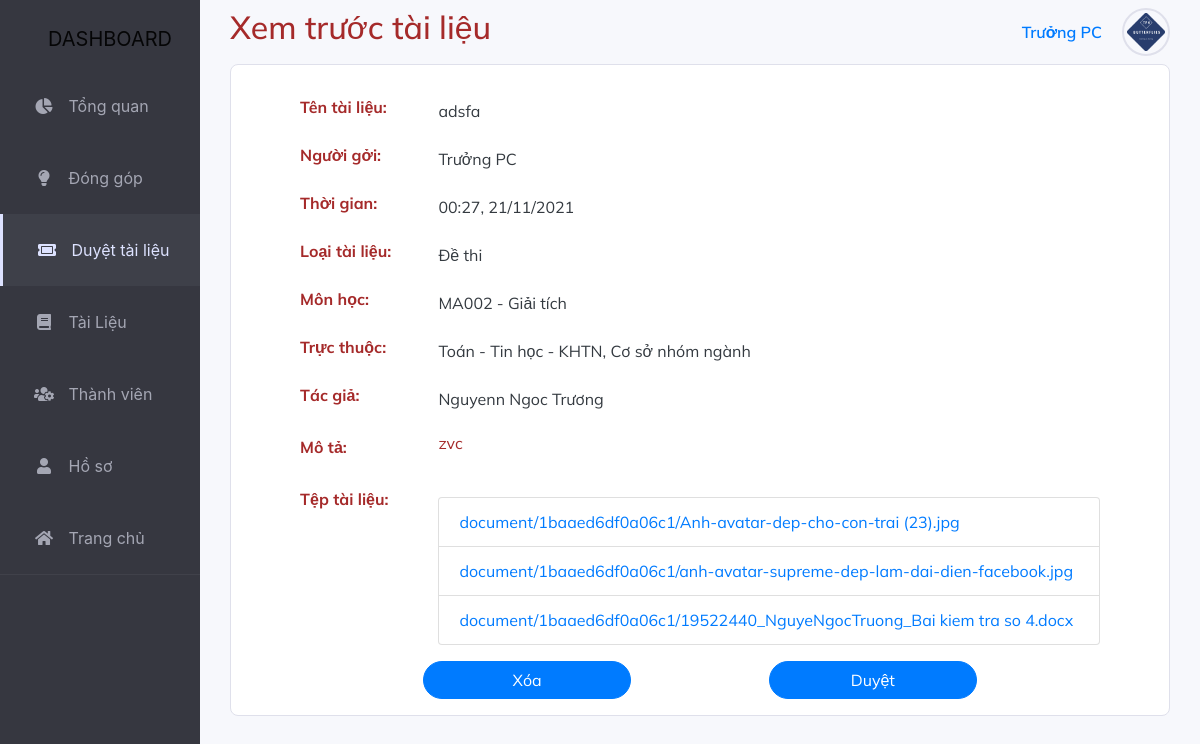
The page /dashboard/DuyetTL/Preview/1baaed6df0a06c1 (signed in) on the database its author committed.
### myproject/models.py (models this page shows)
class TaiLieu(models.Model):
    MaTL = models.CharField(max_length=20, primary_key=True)
    TenTL = models.CharField(
        max_length=150, help_text="Slide bài giảng lập trình ứng dụng web.")
    MaMH = models.ForeignKey(MonHoc, on_delete=models.PROTECT)
    date = models.DateTimeField(blank=True, null=True)
    user = models.ForeignKey(User, on_delete=models.PROTECT)
    TacGia = models.CharField(max_length=30, help_text="Nguyễn Văn A")
    LoaiTL_Choices = (
        ('Slide', 'Slide'),
        ('DeThi', 'Đề thi'),
        ('BaiTap', 'Bài tập'),
        ('TaiLieuTK', 'Tài liệu tham khảo')
    )
    LoaiTL = models.CharField(
        max_length=10, choices=LoaiTL_Choices, default='Slide')
    MoTa = RichTextField(blank=True, null=True,
                         help_text="Thông tin về tài liệu")
    LuotTai = models.IntegerField(null=True, blank=True, default=0)
    LuotXem = models.IntegerField(null=True, blank=True, default=0)
    KiemDuyet = models.BooleanField(default=False)
    search = models.TextField()

class MonHoc(models.Model):
    MaMH = models.CharField(max_length=10, primary_key=True, help_text="NT208")
    TenMH = models.CharField(
        max_length=150, help_text="Lập trình ứng dụng web")
    Khoa_Choices = (
        ('CongNghePhanMem', 'Công nghệ phần mềm'),
        ('KyThuatMayTinh', 'Kỹ thuật máy tính'),
        ('KhoaHocMayTinh', 'Khoa học máy tính'),
        ('HeThongThongTin', 'Hệ thống thông tin'),
        ('MangMayTinhTruyenThong', 'Mạng máy tính và truyền thông'),
        ('KyThuatThongTin', 'Khoa học và kỹ thuật thông tin'),
        ('LyLuanChinhTri', 'Lý luận chính trị'),
        ('ToanTinKHTN', 'Toán - Tin học - KHTN'),
        ('NgoaiNgu', 'Ngoại ngữ'),
        ('Khac', 'Khác')
    )
    Khoa = models.CharField(
        max_length=30, choices=Khoa_Choices, default='Khac')
    NhomMH_Choices = (
        ('GiaoDucDaiCuong', 'Giáo dục đại cương'),
        ('CoSoNhomNganh', 'Cơ sở nhóm ngành'),
        ('CoSoNganh', 'Cơ sở ngành'),
        ('ChuyenNganh', 'Chuyên ngành'),
        ('Khac', 'Khác')
    )
    NhomMH = models.CharField(
        max_length=30, choices=NhomMH_Choices, default='Khac')
    MoTa = models.CharField(
        max_length=1000, help_text="Mô tả tổng quan về môn học, khối kiến thức sẽ được học...")
    SoLuongTL = models.IntegerField(default=0)
    search = models.TextField()
    def __str__(self):
        return self.MaMH

class FileUpload(models.Model):
    MaTL = models.CharField(max_length=30)
    filename = models.CharField(max_length=100)
    Path = models.CharField(max_length=100, primary_key=True)

### myproject/views.py (the view)
def TaiLieu_Preview(request, MaTL):
    if not request.user.is_active:
        return HttpResponseRedirect(reverse('DangNhap_view'))
    if not request.user.is_staff:
        return HttpResponseRedirect(reverse('dashboard_view'))
    tailieu = TaiLieu.objects.get(MaTL=MaTL)
    fileTL = FileUpload.objects.filter(MaTL=MaTL)
    return render(
        request,
        'db_TaiLieu_Preview.html',
        {
            'form': tailieu,
            'file': fileTL
        }
    )

### myproject/templates/db_TaiLieu_Preview.html (shortened to what this page needs)
{% extends "dashboard_base.html" %}
{% block TrangDTL %}horizontal{% endblock%}
{% block TieuDe %}Xem trước tài liệu{% endblock %}
{% block content %}
<div class="row col-12" style="margin-bottom: 30px">
    <div class="col-12 list-subject row justify-content-center" style="padding-top: 30px;" >
    <div class="col-11">
        <div class="form-group row">
            <label class="align-self-center col-3 col-lg-2 font-weight-bold "> Tên tài liệu:</label>
            <div class="align-self-center text-dark col-9 col-lg-10">{{ form.TenTL }}</div>
        </div>
        <div class="form-group row">
            <label class="align-self-center col-3 col-lg-2 font-weight-bold "> Người gởi:</label>
            <div class="align-self-center text-dark col-9 col-lg-10">{{ form.user.first_name }}</div>
        </div>
        <div class="form-group row">
            <label class="align-self-center col-3 col-lg-2 font-weight-bold "> Thời gian:</label>
            <div class="align-self-center text-dark col-9 col-lg-10">{{ form.date |date:'H:i, d/m/Y' }}</div>
        </div>
        <div class="form-group row">
            <label class="align-self-center col-3 col-lg-2  font-weight-bold "> Loại tài liệu:</label>
            <div class="align-self-center text-dark col-9 col-lg-10">{{ form.get_LoaiTL_display }}</div>
        </div>
        <div class="form-group row">
            <label class="align-self-center col-3 col-lg-2  font-weight-bold "> Môn học:</label>
            <div class="align-self-center text-dark col-9 col-lg-10">{{ form.MaMH }} - {{ form.MaMH.TenMH }}</div>
        </div>
        <div class="form-group row">
            <label class="align-self-center col-3 col-lg-2 font-weight-bold "> Trực thuộc:</label>
            <div class="align-self-center text-dark col-9 col-lg-10">{{ form.MaMH.get_Khoa_display }}, {{ form.MaMH.get_NhomMH_display }}</div>
        </div>
        <div class="form-group row">
            <label class="align-self-center col-3 col-lg-2 font-weight-bold "> Tác giả:</label>
            <div class="align-self-center text-dark col-9 col-lg-10">{{ form.TacGia }}</div>
        </div>
        <div class="form-group row">
            <label class="align-self-center col-3 col-lg-2 font-weight-bold "> Mô tả:</label>
            <div class="align-self-center col-9 col-lg-10">{{ form.MoTa|safe }}</div>
        </div>
        <div class="form-group row">
            <label class="col-sm-2 font-weight-bold "> Tệp tài liệu:</label>
            <div class="col-sm-10">
                <ul class="list-group" id="showFile" style="margin-top:10px">
                {% if file %}
                    {% for item in file %}
                        <li class='list-group-item'><a href="{{ item.Path }}" alt="{{ item.filename }}">{{ item.filename }}</a></li>
                    {% endfor %}
                {% else %}
                    <li class='list-group-item'>Không có tệp tài liệu nào!</li>
                {% endif %}
                </ul>
            </div>
        </div>
        <div class="form-group row justify-content-center">
            <a class="col-sm-3 btn btn-primary" style="border-radius: 25px;" href="/dashboard/TaiLieu/delete/{{ form.MaTL }}">Xóa</a>
            <div class="col-sm-2"></div>
            <a class="col-sm-3 btn btn-primary" style="border-radius: 25px;" href="/dashboard/DuyetTL/XetDuyet/{{ form.MaTL }}">Duyệt</a>
        </div>
    </div>
    </div>
</div>
{% endblock content %}

### myproject/templates/dashboard_base.html (shortened to what this page needs)
{% load static %}
{% load mathfilters %}
<!DOCTYPE html>
<html lang="vi">
<head>
    <link rel="stylesheet" href="{% static 'css/dashboard2.css' %}">
    <link rel="stylesheet" href="https://cdnjs.cloudflare.com/ajax/libs/font-awesome/5.15.1/css/all.min.css" />
    <link rel="stylesheet" href="https://cdn.jsdelivr.net/npm/bootstrap@4.5.3/dist/css/bootstrap.min.css"
>
</head>
<body style="background-color: #363740;">
    <div class="container-fluid" style="padding:0px">
            <nav class="navbar navbar-expand-lg navbar-light fixed-top sidebar col-lg-2 p-0" style='display:inline-block'>
                <a class="navbar-brand text-center pt-lg-4 pb-lg-3 pl-lg-4 pl-xl-5 pl-3" href="#">DASHBOARD</a>
                <div class="collapse navbar-collapse" id="navbarSupportedContent">
                    <ul class="list-item p-0 w-100">
                        <li class="item {% block TrangTQ %}{% endblock %}">
                            <a class="nav-link pl-2 p-lg-3 p-xl-4" href="{% url 'dashboard_view' %}">
                                <i class="fas fa-chart-pie"></i>
                                <p>Tổng quan</p>
                            </a>
                        </li>
                        <li class="item {% block TrangDGTL %}{% endblock %}">
                            <a class="nav-link pl-2 p-lg-3 p-xl-4" href="{% url 'DongGopTL_view' %}">
                                <i class="fas fa-lightbulb"></i>
                                <p>Đóng góp</p>
                            </a>
                        </li>
                        {% if user.is_staff %}
                        <li class="item {% block TrangDTL %}{% endblock %}">
                            <a class="nav-link pl-2 p-lg-3 p-xl-4" href="{% url 'DuyetTL_view' %}">
                                <i class="fas fa-ticket-alt"></i>
                                <p>Duyệt tài liệu</p>
                            </a>
                        </li>
                        {% endif %}
                        <li class="item {% block TrangTL %}{% endblock %}">
                            <a class="nav-link pl-2 p-lg-3 p-xl-4" href="{% url 'TaiLieu_view' %}">
                                <i class="fas fa-book"></i>
                                <p>Tài Liệu</p>
                            </a>
                        </li>
                        {% if user.is_staff %}
                        <li class="item {% block TrangTV %}{% endblock %}">
                            <a class="nav-link pl-2 p-lg-3 p-xl-4" href="{% url 'ThanhVien_view' %}">
                                <i class="fas fa-users-cog"></i>
                                <p>Thành viên</p>
                            </a>
                        </li>
                        {% endif %}
                        <li class="item {% block TrangTT %}{% endblock %}">
                            <a class="nav-link pl-2 p-lg-3 p-xl-4" href="{% url 'ThongTinCaNhan_view' %}">
                                <i class="fas fa-user"></i>
                                <p>Hồ sơ</p>
                            </a>
                        </li>
                        <li class="item">
                            <a class="nav-link pl-2 p-lg-3 p-xl-4" href="/">
                                <i class="fas fa-home"></i>
                                Trang chủ
                            </a>
                        </li>
                    </ul>
                </div>
            </nav>
        </div>
        <div class="content col-12 col-lg-10 mt-3 pt-5 mt-lg-0 pt-xl-2">
            <div class="row pb-2">
                <div class="col-6">
                    <h2 class="TieuDe">{% block TieuDe %}{% endblock %}</h2>
                </div>
                <div class="col-6">
                    <div class="user">
                        <a class="nav-link" href="#" data-toggle="dropdown" style="padding: 0; " aria-expanded="false">
                            <div class="row nav-justified">
                                <div class="align-self-center"
                                    style="padding-left:20px; padding-right:20px; font-weight:600">
                                    {{user.first_name}}
                                </div>
                                <div class="avatar-frame">
                                    <div class="avatar"
                                        style="background: url('{{ user.last_name }}');background-repeat: no-repeat; background-size: cover; background-position: center;">
                                    </div>
                                </div>
                            </div>
                        </a>
                    </div>
                </div>
            </div>
            {% block content%}{% endblock %}
        </div>
</body>
</html>

### myproject/static/css/dashboard2.css (style rules this page uses)
body { margin: 0; font-size: 14px; background-color: #363740; font-family: 'Montserrat', sans-serif; }
.sidebar { background-color: #363740; float: left; position: fixed; }
.sidebar div { width: 100%; }
.sidebar .list-item,.list-option { border-bottom: #40414A solid 0.5px; list-style: none; }
.sidebar .list-item .item { margin: 0px; color: #A4A6B3; }
.sidebar .list-item .horizontal { border-left: #DDE2FF solid 3px; background-color: #3E4049; color: #DDE2FF; }
.sidebar a:-webkit-any-link { color: #A4A6B3; cursor: pointer; text-decoration: none; }
.horizontal a:-webkit-any-link { color: #DDE2FF; }
.sidebar .item i { display: inline-block; width: 40px; text-align: center; }
.sidebar .list-item .item p { display: inline-block; margin: 0; }
.content { background-color: #F7F8FC; color: brown; display: block; min-height: 100vh; font-family: 'Mulish', sans-serif; float: right; }
.content .row { margin-left: 0px; margin-right: 0px; }
.avatar-frame { float: right; height:48px; width: 48px; border-radius: 25px; border: solid 2px #DFE0EB; }
.avatar { height:42px; width: 42px; margin: 1px; background-position: center; background-repeat: no-repeat; background-size: cover; border-radius: 22px; border: solid 2px #F7F8FC; background-size: 100%; }
.user { float: right; }
.list-subject li { display: inline-table; }
.list-subject ul { margin: 0; padding: 0; }
.list-subject { border-radius: 8px; border:solid 1px #DFE0EB; background-color: #FFFFFF; }
.col-12.list-subject { padding: 0; }

### rows shown on the page
TaiLieu: TenTL "adsfa", user.first_name "Trưởng PC", date "00:27, 21/11/2021", LoaiTL "Đề thi", MaMH "MA002", MaMH.TenMH "Giải tích", MaMH.Khoa "Toán - Tin học - KHTN", MaMH.NhomMH "Cơ sở nhóm ngành", TacGia "Nguyenn Ngoc Trương", MoTa "zvc"
FileUpload: filename "document/1baaed6df0a06c1/Anh-avatar-dep-cho-con-trai (23).jpg"
FileUpload: filename "document/1baaed6df0a06c1/anh-avatar-supreme-dep-lam-dai-dien-facebook.jpg"
FileUpload: filename "document/1baaed6df0a06c1/19522440_NguyeNgocTruong_Bai kiem tra so 4.docx"

### other values the page prints
{{ user.first_name }} "Trưởng PC"
